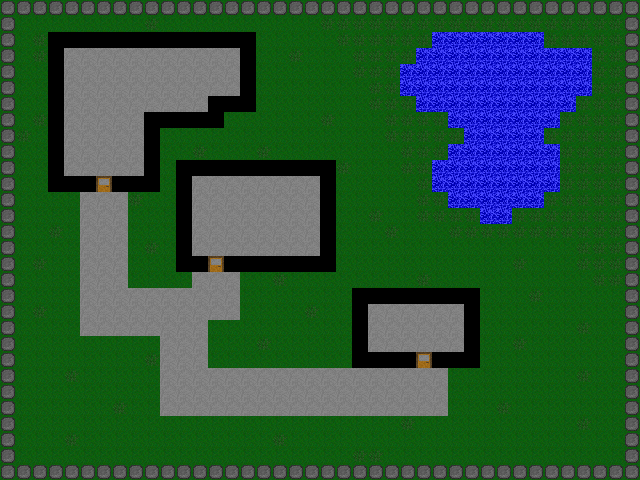

This is a level from a 2D game, rendered from its Tiled map with the project's own tilesets. A one-line summary and the complete map file follow:
An orthogonal 40x30 tile map with 16x16 px tiles, 2 tile layers (tiles, things), 2 tilesets.

<map version="1.0" orientation="orthogonal" renderorder="right-down" width="40" height="30" tilewidth="16" tileheight="16" nextobjectid="1">
 <tileset firstgid="1" name="things" tilewidth="16" tileheight="16" tilecount="64" columns="8">
  <image source="../sprites/things.png" width="128" height="128" />
 </tileset>
 <tileset firstgid="65" name="tiles" tilewidth="16" tileheight="16" tilecount="64" columns="8">
  <image source="../sprites/tiles.png" width="128" height="128" />
 </tileset>
 <layer name="tiles" width="40" height="30">
  <data encoding="csv">
66,66,66,66,66,66,66,66,66,66,66,66,66,66,66,66,66,66,66,66,66,66,66,66,66,66,66,66,66,66,66,66,66,66,66,66,66,66,66,66,
66,66,66,66,66,66,66,66,66,66,66,66,66,66,66,66,66,66,66,66,66,66,66,66,66,66,66,66,66,66,66,66,66,66,66,66,66,66,66,66,
66,66,66,69,69,69,69,69,69,69,69,69,69,69,69,69,66,66,66,66,66,66,66,66,66,66,66,68,68,68,68,68,68,68,66,66,66,66,66,66,
66,66,66,69,67,67,67,67,67,67,67,67,67,67,67,69,66,66,66,66,66,66,66,66,66,66,68,68,68,68,68,68,68,68,68,68,68,66,66,66,
66,66,66,69,67,67,67,67,67,67,67,67,67,67,67,69,66,66,66,66,66,66,66,66,66,68,68,68,68,68,68,68,68,68,68,68,68,66,66,66,
66,66,66,69,67,67,67,67,67,67,67,67,67,67,67,69,66,66,66,66,66,66,66,66,66,68,68,68,68,68,68,68,68,68,68,68,68,66,66,66,
66,66,66,69,67,67,67,67,67,67,67,67,67,69,69,69,66,66,66,66,66,66,66,66,66,66,68,68,68,68,68,68,68,68,68,68,66,66,66,66,
66,66,66,69,67,67,67,67,67,69,69,69,69,69,66,66,66,66,66,66,66,66,66,66,66,66,66,66,68,68,68,68,68,68,68,66,66,66,66,66,
66,66,66,69,67,67,67,67,67,69,66,66,66,66,66,66,66,66,66,66,66,66,66,66,66,66,66,66,66,68,68,68,68,68,66,66,66,66,66,66,
66,66,66,69,67,67,67,67,67,69,66,66,66,66,66,66,66,66,66,66,66,66,66,66,66,66,66,66,68,68,68,68,68,68,68,66,66,66,66,66,
66,66,66,69,67,67,67,67,67,69,66,69,69,69,69,69,69,69,69,69,69,66,66,66,66,66,66,68,68,68,68,68,68,68,68,66,66,66,66,66,
66,66,66,69,69,69,67,69,69,69,66,69,67,67,67,67,67,67,67,67,69,66,66,66,66,66,66,68,68,68,68,68,68,68,68,66,66,66,66,66,
66,66,66,66,66,67,67,67,66,66,66,69,67,67,67,67,67,67,67,67,69,66,66,66,66,66,66,66,68,68,68,68,68,68,66,66,66,66,66,66,
66,66,66,66,66,67,67,67,66,66,66,69,67,67,67,67,67,67,67,67,69,66,66,66,66,66,66,66,66,66,68,68,66,66,66,66,66,66,66,66,
66,66,66,66,66,67,67,67,66,66,66,69,67,67,67,67,67,67,67,67,69,66,66,66,66,66,66,66,66,66,66,66,66,66,66,66,66,66,66,66,
66,66,66,66,66,67,67,67,66,66,66,69,67,67,67,67,67,67,67,67,69,66,66,66,66,66,66,66,66,66,66,66,66,66,66,66,66,66,66,66,
66,66,66,66,66,67,67,67,66,66,66,69,69,67,69,69,69,69,69,69,69,66,66,66,66,66,66,66,66,66,66,66,66,66,66,66,66,66,66,66,
66,66,66,66,66,67,67,67,66,66,66,66,67,67,67,66,66,66,66,66,66,66,66,66,66,66,66,66,66,66,66,66,66,66,66,66,66,66,66,66,
66,66,66,66,66,67,67,67,67,67,67,67,67,67,67,66,66,66,66,66,66,66,69,69,69,69,69,69,69,69,66,66,66,66,66,66,66,66,66,66,
66,66,66,66,66,67,67,67,67,67,67,67,67,67,67,66,66,66,66,66,66,66,69,67,67,67,67,67,67,69,66,66,66,66,66,66,66,66,66,66,
66,66,66,66,66,67,67,67,67,67,67,67,67,66,66,66,66,66,66,66,66,66,69,67,67,67,67,67,67,69,66,66,66,66,66,66,66,66,66,66,
66,66,66,66,66,66,66,66,66,66,67,67,67,66,66,66,66,66,66,66,66,66,69,67,67,67,67,67,67,69,66,66,66,66,66,66,66,66,66,66,
66,66,66,66,66,66,66,66,66,66,67,67,67,66,66,66,66,66,66,66,66,66,69,69,69,69,67,69,69,69,66,66,66,66,66,66,66,66,66,66,
66,66,66,66,66,66,66,66,66,66,67,67,67,67,67,67,67,67,67,67,67,67,67,67,67,67,67,67,66,66,66,66,66,66,66,66,66,66,66,66,
66,66,66,66,66,66,66,66,66,66,67,67,67,67,67,67,67,67,67,67,67,67,67,67,67,67,67,67,66,66,66,66,66,66,66,66,66,66,66,66,
66,66,66,66,66,66,66,66,66,66,67,67,67,67,67,67,67,67,67,67,67,67,67,67,67,67,67,67,66,66,66,66,66,66,66,66,66,66,66,66,
66,66,66,66,66,66,66,66,66,66,66,66,66,66,66,66,66,66,66,66,66,66,66,66,66,66,66,66,66,66,66,66,66,66,66,66,66,66,66,66,
66,66,66,66,66,66,66,66,66,66,66,66,66,66,66,66,66,66,66,66,66,66,66,66,66,66,66,66,66,66,66,66,66,66,66,66,66,66,66,66,
66,66,66,66,66,66,66,66,66,66,66,66,66,66,66,66,66,66,66,66,66,66,66,66,66,66,66,66,66,66,66,66,66,66,66,66,66,66,66,66,
66,66,66,66,66,66,66,66,66,66,66,66,66,66,66,66,66,66,66,66,66,66,66,66,66,66,66,66,66,66,66,66,66,66,66,66,66,66,66,66
</data>
 </layer>
 <layer name="things" width="40" height="30">
  <data encoding="csv">
6,6,6,6,6,6,6,6,6,6,6,6,6,6,6,6,6,6,6,6,6,6,6,6,6,6,6,6,6,6,6,6,6,6,6,6,6,6,6,6,
6,0,0,0,0,0,0,0,0,3,0,0,0,0,0,0,0,0,0,0,3,3,3,3,3,3,3,3,3,3,3,3,3,3,3,3,3,3,3,6,
6,0,3,0,0,0,0,0,0,0,0,0,0,0,0,0,0,0,0,0,0,3,3,3,3,3,3,0,0,0,0,0,0,0,3,3,3,3,3,6,
6,0,3,0,0,0,0,0,0,0,0,0,0,0,0,0,0,0,3,0,0,0,3,3,3,3,0,0,0,0,0,0,0,0,0,0,0,3,3,6,
6,0,0,0,0,0,0,0,0,0,0,0,0,0,0,0,0,0,0,0,0,0,3,3,3,0,0,0,0,0,0,0,0,0,0,0,0,3,3,6,
6,0,0,0,0,0,0,0,0,0,0,0,0,0,0,0,0,0,0,0,0,0,0,3,3,0,0,0,0,0,0,0,0,0,0,0,0,3,3,6,
6,0,0,0,0,0,0,0,0,0,0,0,0,0,0,0,0,0,0,0,0,0,0,3,3,3,0,0,0,0,0,0,0,0,0,0,3,3,3,6,
6,0,3,0,0,0,0,0,0,0,0,0,0,0,0,0,0,0,0,0,3,0,0,0,3,3,3,3,0,0,0,0,0,0,0,3,3,3,3,6,
6,3,0,0,0,0,0,0,0,0,0,0,0,0,0,0,0,0,0,0,0,0,0,0,3,3,3,3,3,0,0,0,0,0,3,3,3,3,3,6,
6,0,0,0,0,0,0,0,0,0,0,0,3,0,0,0,3,0,0,0,0,0,0,0,0,3,3,3,0,0,0,0,0,0,0,3,3,3,3,6,
6,0,0,0,0,0,0,0,0,0,0,0,0,0,0,0,0,0,0,0,0,3,0,0,0,3,3,0,0,0,0,0,0,0,0,3,3,3,3,6,
6,0,0,0,0,0,4,0,0,0,0,0,0,0,0,0,0,0,0,0,0,0,0,0,0,0,3,0,0,0,0,0,0,0,0,3,3,3,3,6,
6,0,0,0,0,0,0,0,3,0,0,0,0,0,0,0,0,0,0,0,0,0,0,0,0,0,3,3,0,0,0,0,0,0,3,3,3,3,3,6,
6,0,0,0,0,0,0,0,0,0,0,0,0,0,0,0,0,0,0,0,0,0,0,3,0,0,3,3,3,3,0,0,3,3,3,3,3,3,3,6,
6,0,0,3,0,0,0,0,0,0,0,0,0,0,0,0,0,0,0,0,0,0,0,0,3,0,0,0,3,3,3,3,3,3,3,3,3,3,3,6,
6,0,0,0,0,0,0,0,0,3,0,0,0,0,0,0,0,0,0,0,0,0,0,0,0,0,0,0,0,0,0,0,0,0,0,0,3,3,3,6,
6,0,3,0,0,0,0,0,0,0,0,0,0,4,0,0,0,0,0,0,0,0,0,0,0,0,0,0,0,0,0,0,3,0,0,0,3,3,3,6,
6,0,0,0,0,0,0,0,0,0,0,0,0,0,0,0,0,3,0,0,0,0,0,0,0,0,3,0,0,0,0,0,0,0,0,0,0,3,3,6,
6,0,0,0,0,0,0,0,0,0,0,0,0,0,0,0,0,0,0,0,0,0,0,0,0,0,0,0,0,0,0,0,0,3,0,0,0,0,0,6,
6,0,3,0,0,0,0,0,0,0,0,0,0,0,0,0,0,0,0,3,0,0,0,0,0,0,0,0,0,0,0,0,0,0,0,0,0,0,0,6,
6,0,0,0,0,0,0,0,0,0,0,0,0,0,0,0,0,0,0,0,0,0,0,0,0,0,0,0,0,0,0,0,0,0,0,0,3,0,0,6,
6,0,0,0,0,0,0,0,0,0,0,0,0,0,0,0,3,0,0,0,0,0,0,0,0,0,0,0,0,0,0,0,3,0,0,0,0,0,0,6,
6,0,0,0,0,0,0,0,0,3,0,0,0,0,0,0,0,0,0,0,0,0,0,0,0,0,4,0,0,0,0,0,0,0,0,0,0,0,0,6,
6,0,0,0,3,0,0,0,0,0,0,0,0,0,0,0,0,0,0,0,0,0,0,0,0,0,0,0,0,0,0,0,0,0,0,0,3,0,0,6,
6,0,0,0,0,0,0,0,0,0,0,0,0,0,0,0,0,0,0,0,0,0,0,0,0,0,0,0,0,0,0,0,0,0,0,0,0,0,0,6,
6,0,0,0,0,0,0,3,0,0,0,0,0,0,0,0,0,0,0,0,0,0,0,0,0,0,0,0,0,0,0,3,0,0,0,0,0,0,0,6,
6,0,0,0,0,0,0,0,0,0,0,0,0,0,0,0,0,0,0,0,0,0,0,0,0,3,0,0,0,0,0,0,0,0,0,0,3,0,0,6,
6,0,0,0,3,0,0,0,0,0,0,0,0,0,0,0,0,3,0,0,0,0,0,0,0,0,0,0,0,0,0,0,0,0,0,0,0,0,0,6,
6,0,0,0,0,0,0,0,0,0,0,0,0,0,0,0,0,0,0,0,0,0,3,3,0,0,0,0,0,0,0,0,0,0,0,0,0,0,0,6,
6,6,6,6,6,6,6,6,6,6,6,6,6,6,6,6,6,6,6,6,6,6,6,6,6,6,6,6,6,6,6,6,6,6,6,6,6,6,6,6
</data>
 </layer>
</map>